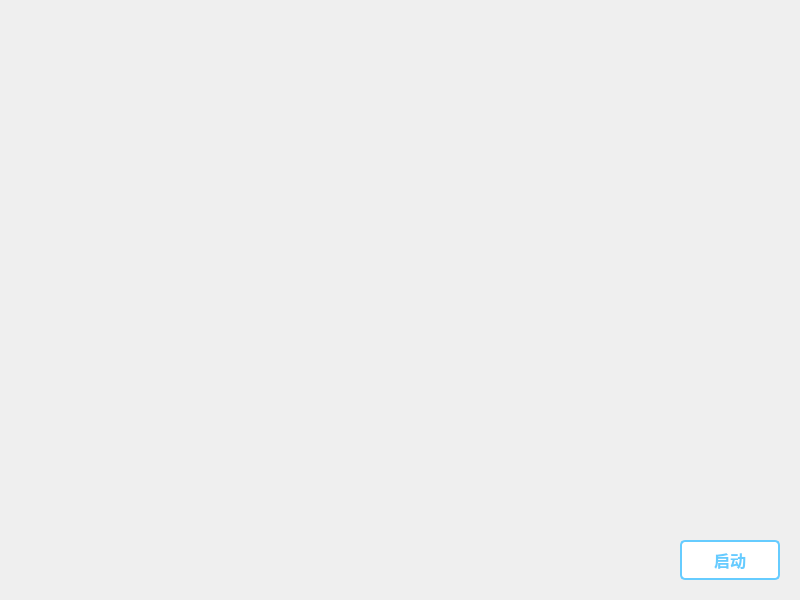
<?xml version="1.0" encoding="UTF-8"?>
<ui version="4.0">
 <class>arona</class>
 <widget class="QMainWindow" name="arona">
  <property name="geometry">
   <rect>
    <x>0</x>
    <y>0</y>
    <width>800</width>
    <height>600</height>
   </rect>
  </property>
  <property name="windowTitle">
   <string>RawData_FAE</string>
  </property>
  <widget class="QWidget" name="centralwidget">
   <layout class="QVBoxLayout" name="mainLayout">
    <property name="spacing">
     <number>0</number>
    </property>
    <property name="leftMargin">
     <number>0</number>
    </property>
    <property name="topMargin">
     <number>0</number>
    </property>
    <property name="rightMargin">
     <number>0</number>
    </property>
    <property name="bottomMargin">
     <number>0</number>
    </property>
    <item>
     <widget class="QStackedWidget" name="stackedWidget">
      <property name="currentIndex">
       <number>0</number>
      </property>
      <widget class="QWidget" name="mainPage">
       <layout class="QVBoxLayout" name="verticalLayout">
        <property name="spacing">
         <number>0</number>
        </property>
        <property name="leftMargin">
         <number>0</number>
        </property>
        <property name="topMargin">
         <number>0</number>
        </property>
        <property name="rightMargin">
         <number>0</number>
        </property>
        <property name="bottomMargin">
         <number>0</number>
        </property>
        <item>
         <spacer name="verticalSpacer">
          <property name="orientation">
           <enum>Qt::Vertical</enum>
          </property>
          <property name="sizeHint" stdset="0">
           <size>
            <width>20</width>
            <height>40</height>
           </size>
          </property>
         </spacer>
        </item>
        <item>
         <layout class="QHBoxLayout" name="horizontalLayout">
          <property name="spacing">
           <number>0</number>
          </property>
          <property name="rightMargin">
           <number>20</number>
          </property>
          <item>
           <spacer name="horizontalSpacer">
            <property name="orientation">
             <enum>Qt::Horizontal</enum>
            </property>
            <property name="sizeHint" stdset="0">
             <size>
              <width>40</width>
              <height>20</height>
             </size>
            </property>
           </spacer>
          </item>
          <item>
           <widget class="QPushButton" name="startButton">
            <property name="minimumSize">
             <size>
              <width>100</width>
              <height>40</height>
             </size>
            </property>
            <property name="maximumSize">
             <size>
              <width>100</width>
              <height>40</height>
             </size>
            </property>
            <property name="styleSheet">
             <string notr="true">QPushButton {
    background-color: white;
    color: #66CCFF;
    border: 2px solid #66CCFF;
    border-radius: 5px;
    font-size: 16px;
    font-weight: bold;
}
QPushButton:hover {
    background-color: #E6F7FF;
}
QPushButton:pressed {
    background-color: #66CCFF;
    color: white;
}</string>
            </property>
            <property name="text">
             <string>启动</string>
            </property>
           </widget>
          </item>
         </layout>
        </item>
        <item>
         <spacer name="verticalSpacer_2">
          <property name="orientation">
           <enum>Qt::Vertical</enum>
          </property>
          <property name="sizeType">
           <enum>QSizePolicy::Fixed</enum>
          </property>
          <property name="sizeHint" stdset="0">
           <size>
            <width>20</width>
            <height>20</height>
           </size>
          </property>
         </spacer>
        </item>
       </layout>
      </widget>
     </widget>
    </item>
   </layout>
  </widget>
  <widget class="QMenuBar" name="menubar">
   <property name="geometry">
    <rect>
     <x>0</x>
     <y>0</y>
     <width>800</width>
     <height>21</height>
    </rect>
   </property>
  </widget>
 </widget>
 <resources/>
 <connections/>
</ui>
